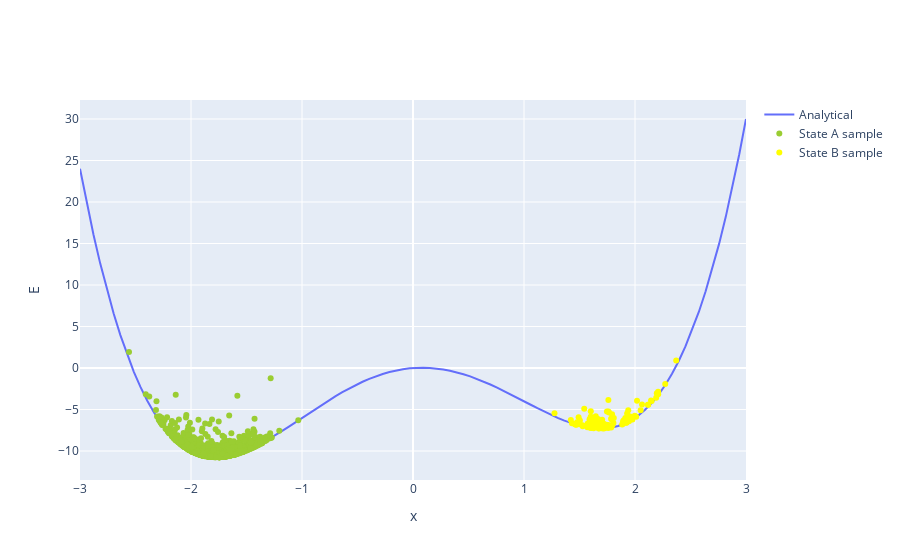

Notebook cell for this chart:
### Markdown cell above
Overlaying their energies on an energy vs. $x$ plot (with the blue line representing the energy as a function of $x_1$ for $x_2$):

### Code cell
fig = go.Figure(data=go.Scatter(x=x_illustrate, y=E(x_illustrate,0),name='Analytical'))

fig.add_trace(
    go.Scatter(
        x=x_state_a,
        y=E(x_state_a,y_state_a),
        mode="markers",
        name='State A sample',
        marker_color='yellowgreen'
    ))

fig.add_trace(
    go.Scatter(
        x=x_state_b,
        y=E(x_state_b,y_state_b),
        mode="markers",
        name='State B sample',
        marker_color="yellow"
    ))

fig.update_layout(
    xaxis_title="x",
    yaxis_title="E",
)

fig.show()
